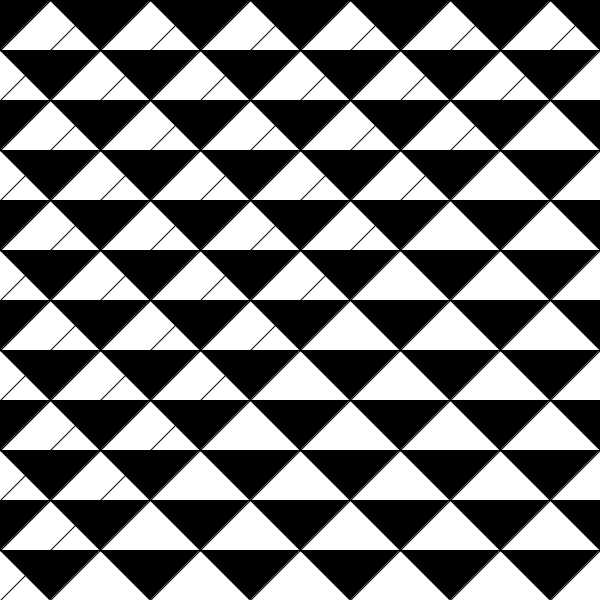
Frame 1 (no input)
Frame 60 (the mouse pressed at the canvas centre just before this capture): identical to frame 1, image omitted
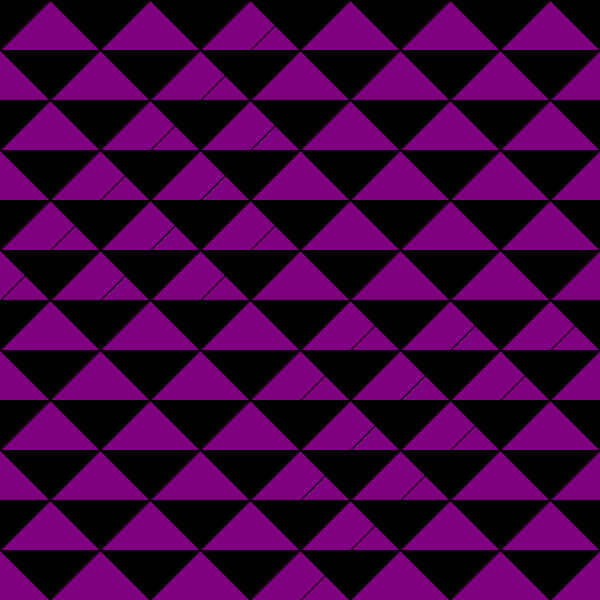
Frame 120 (the mouse held since frame 60 and released just before this capture)

The Processing sketch that drew these frames (run headless with seeded random() and noise(); from frame 60 on, the mouse is pressed at the canvas centre):

// Processing sketch: week_5_homework
// ── week_5_homework.pde
//Replicate pattern 
//Create a single loop. 
//Change size of shape based on position in the loop (shape get smaller/larger)
//Create nested loop. Use map function in loop (differently than in class!)
//Use mouse position to create dynamic loop


int bgColor;
void setup(){
size(600, 600);
}


void draw(){
  int size = 50;
      float p = int(map(mouseX, 0, width, 0, 255));
      float q = int(map(mouseY, 0, height, 0, 255));
      
        //float d = dist(mouseX, mouseY, p, q);
        //float s = map(d, 0, width, 0, 40); 
        //float o = map(d, 0, width, size, size);
        
color c = color(p, 0, q);
background(255);

//move mouse to create intersting interaction with lines of pattern
//hold mouse to change colors of background
    if (mousePressed){
      background(c);
    }
  for (int i = 0; i <= width; i = i + size){
      line(mouseX, i, i--, mouseY);
      line(height, mouseX, i++, mouseY);

    
    }


    for(int t = 0; t < width; t = t + size){
      for (int r = 0; r < height; r = r + size){
      pushMatrix();
      
      translate(t*2, r*2);
      
      fill(0);
      triangle(size, 0, 0, 0, 0, size);   
      triangle(size, 0, size*2, 0, size*2, size);
      
      triangle (0, size, size, size*2, size*2, size);
    
        float d = dist(mouseX, mouseY, p, q);
        float s = map(d, 0, width, 0, 40); 
        float o = map(d, 0, width, size, size);
        
      popMatrix();
      

      } 
    }

      
      //float d = dist(mouseX, mouseY, i, j);
      
      //float a = map(d, 0, width, 0, 90);
    
    
    
  
     //   fill(p, 0, a);
     // rect(i, j, a, a);
  //for ( int s = 0; s < width; s = s + 60){
  //  fill(101);
  //  stroke(255);
  //  ellipse(x, height/2, 60, 60);
  //}
   
}
